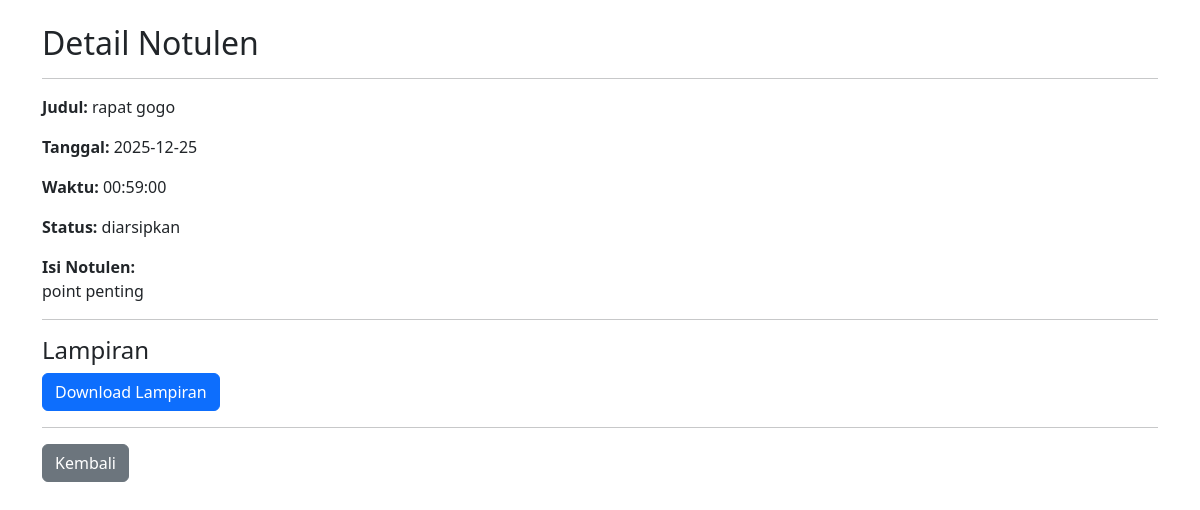
/detailnotulen.php?id=16, run on the app's committed database.
### tables this page shows
CREATE TABLE `isi_notulen` (
  `id` int NOT NULL,
  `judul` varchar(255) DEFAULT NULL COMMENT 'judul notulen',
  `tanggal` date DEFAULT NULL COMMENT 'tanggal notulen dibuat',
  `waktu` time NOT NULL,
  `isi` text COMMENT 'isi notulen lengkap',
  `lampiran` varchar(255) NOT NULL,
  `status` enum('draft','aktif','diarsipkan') NOT NULL COMMENT 'simpan status notulen'
);

### detailnotulen.php (the view, shortened to what this page needs)
<?php
include "koneksi.php";
$id = $_GET['id'];
$sql = "SELECT * FROM isi_notulen WHERE id = $id";
$result = mysqli_query($koneksi, $sql);
$data = mysqli_fetch_assoc($result);
?>
<!DOCTYPE html>
<html>
<head>
    <link href="bootstrap/css/bootstrap.min.css" rel="stylesheet">
</head>
<body class="container mt-4">
    <h2>Detail Notulen</h2>
    <hr>
    <p><strong>Judul:</strong> <?= $data['judul'] ?></p>
    <p><strong>Tanggal:</strong> <?= $data['tanggal'] ?></p>
    <p><strong>Waktu:</strong>
        <?= !empty($data['waktu']) ? $data['waktu'] : "<i>Tidak ada waktu</i>" ?>
    </p>
    <p><strong>Status:</strong> <?= $data['status'] ?></p>
    <p><strong>Isi Notulen:</strong><br>
        <?= nl2br($data['isi']) ?>
    </p>
    <hr>
    <h4>Lampiran</h4>
    <?php if (!empty($data['lampiran'])): ?>
        <a href="download.php?file=<?= urlencode($data['lampiran']) ?>" class="btn btn-primary">Download Lampiran</a>
    <?php else: ?>
        <p><i>Tidak ada lampiran.</i></p>
    <?php endif; ?>
    <hr>
    <a href="daftar-notulen.php" class="btn btn-secondary">Kembali</a>
</body>
</html>

### data on the page
isi_notulen: judul "rapat gogo", tanggal "2025-12-25", waktu "00:59:00", status "diarsipkan", isi "point penting"
